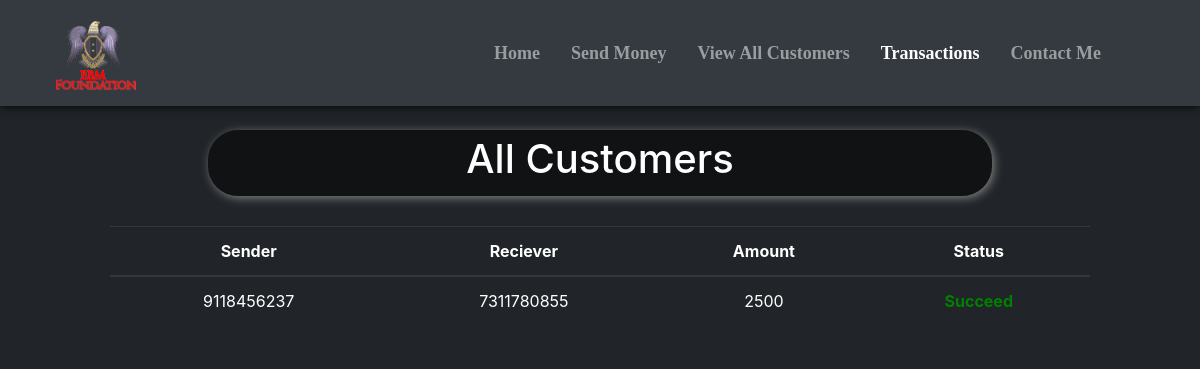
Screenshot of /transactions.php with the database file from the repository.
### tables this page shows
CREATE TABLE `transactions` (
  `sr` int(11) NOT NULL,
  `sender` varchar(10) NOT NULL,
  `receiver` varchar(10) NOT NULL,
  `amount` bigint(20) NOT NULL,
  `status` varchar(10) NOT NULL
);

### transactions.php (the view, shortened to what this page needs)
<!doctype html>
<html lang="en">
<head>
    <link href="//maxcdn.bootstrapcdn.com/bootstrap/4.1.1/css/bootstrap.min.css" rel="stylesheet" id="bootstrap-css">
    <link rel="stylesheet" href="https://use.fontawesome.com/releases/v5.1.0/css/all.css"
>
</head>
<body style="background-color:#212529;">
    <?php include 'spin.php'; ?>
    <nav class="navbar navbar-expand-lg navbar-dark bg-dark fixed fixed-top"
        style="font-family:candara; font-size:18px; box-shadow: 0px 0px 10px 0px black;">
        <div class="container-fluid">
            <a href="index.php"><img src="images/bbm-logo.png" alt=""
                    style="height: 80px; margin-left:25px; margin-top:10px;"></a>
        </div>
        <div class="collapse navbar-collapse" id="navbarSupportedContent">
            <b>
                <ul class="navbar-nav ">
                    <li class="nav-item nav-links" style="margin-left:15px;">
                        <a class="nav-link text-nowrap" aria-current="page" href="index.php">Home</a>
                    </li>
                    <li class="nav-item" style="margin-left:15px; ">
                        <a class="nav-link text-nowrap" href="send_money.php">Send Money</a>
                    </li>
                    <li class="nav-item" style="margin-left:15px;">
                        <a class="nav-link text-nowrap" href="all_cust.php">View All Customers</a>
                    </li>
                    <li class="nav-item" style="margin-left:15px;">
                        <a class="nav-link text-nowrap active" href="transactions.php">Transactions</a>
                    </li>
                    <li class="nav-item" style="margin-left:15px; margin-right:75px;">
                        <a class="nav-link text-nowrap" href="contact_me.php">Contact Me</a>
                    </li>
                </ul>
            </b>
        </div>
    </nav>
    <center>
        <div class="container" style="margin-top: 10%; padding:10px 80px 10px 80px; ">
            <div
                style="width:80%; background-color:rgba(0,0,0,.5); padding:5px 5px 5px 5px; border-radius:30px; box-shadow: 2px 2px 10px gray;">
                <h1 style=" color:white;">All Customers</h1>
            </div>
            <?php
    $conn = mysqli_connect($servername, $username, $password, $database);
    if(!$conn){
        die("Connection not established: ".mysqli_connect_error());
    }else{
        $sql = "SELECT * FROM `transactions`";
        $result = mysqli_query($conn, $sql);
?>
            <table class="table table-dark" style="margin-top: 30px;">
                <thead>
                    <tr>
                        <th scope="col">Sender</th>
                        <th scope="col">Reciever</th>
                        <th scope="col">Amount</th>
                        <th scope="col">Status</th>
                    </tr>
                </thead>
                <?php
echo "<tbody>";
        while($row = mysqli_fetch_assoc($result)){
        if(!(empty($row['sender']) && empty($row['receiver']) && empty($row['amount'])))
            {echo    '
            <tr>
              <td>'.$row['sender'].'</td>
              <td>'.$row['receiver'].'</td>
              <td>'.$row['amount'].'</td>
              <td>'; ?> <?php if($row['status'] == "succeed"){echo '<b><p style="color:green;">Succeed</p></b>';}else{echo '<b><p style="color:red;">Failed</p></b>';} ?>
              <?php echo '</td>
              </tr>';}
    }
    }
    echo "</tbody>";
?>
        </div>
    </center>
</body>
</html>

### transactions.php (style rules this page uses)
th, td { text-align: center; }

### rows the page displays
transactions: sender "9118456237", receiver "7311780855", amount "2500", status "Succeed"
